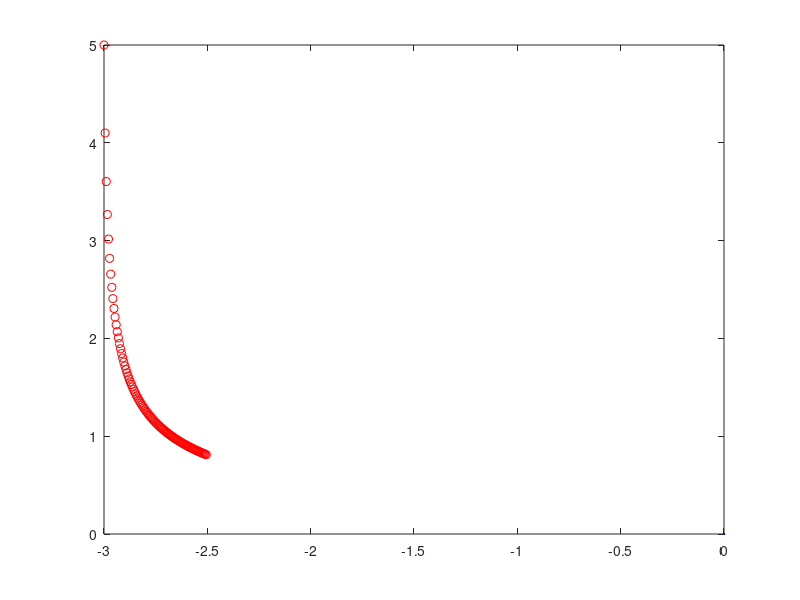

Write MATLAB code to recreate this figure.

f = @(x) (3*x(1)).^2 + (6*x(2)).^4;
F = @(x) [6*x(1); 24*x(2).^3];

lambda = 0.0003;
initial = [-3; 5];
nextguess = initial;

record = [initial];

for i = 1:100
    nextguess = nextguess - lambda*F(nextguess);
    record = [record, nextguess];
end

figure;

plot(record(1, :), record(2,:), 'ro');
hold on;
plot(0, 0, 'b');
hold off;

disp('distance from minimum');
disp(norm([0; 0] - nextguess));